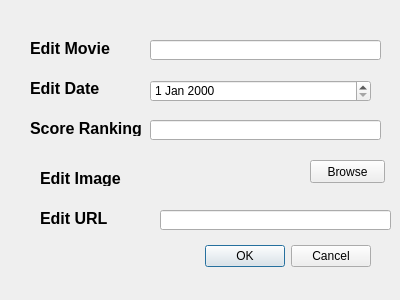
<?xml version="1.0" encoding="UTF-8"?>
<ui version="4.0">
 <class>EditDialog</class>
 <widget class="QDialog" name="EditDialog">
  <property name="geometry">
   <rect>
    <x>0</x>
    <y>0</y>
    <width>400</width>
    <height>300</height>
   </rect>
  </property>
  <property name="windowTitle">
   <string>Edit Dialog</string>
  </property>
  <widget class="QDialogButtonBox" name="btnBox">
   <property name="geometry">
    <rect>
     <x>30</x>
     <y>240</y>
     <width>341</width>
     <height>32</height>
    </rect>
   </property>
   <property name="orientation">
    <enum>Qt::Horizontal</enum>
   </property>
   <property name="standardButtons">
    <set>QDialogButtonBox::Cancel|QDialogButtonBox::Ok</set>
   </property>
  </widget>
  <widget class="QLabel" name="label_2">
   <property name="geometry">
    <rect>
     <x>30</x>
     <y>80</y>
     <width>101</width>
     <height>16</height>
    </rect>
   </property>
   <property name="font">
    <font>
     <pointsize>12</pointsize>
     <weight>75</weight>
     <bold>true</bold>
    </font>
   </property>
   <property name="text">
    <string>Edit Date</string>
   </property>
  </widget>
  <widget class="QLineEdit" name="txtUrl">
   <property name="geometry">
    <rect>
     <x>160</x>
     <y>210</y>
     <width>231</width>
     <height>20</height>
    </rect>
   </property>
  </widget>
  <widget class="QLabel" name="label_5">
   <property name="geometry">
    <rect>
     <x>40</x>
     <y>170</y>
     <width>101</width>
     <height>16</height>
    </rect>
   </property>
   <property name="font">
    <font>
     <pointsize>12</pointsize>
     <weight>75</weight>
     <bold>true</bold>
    </font>
   </property>
   <property name="text">
    <string>Edit Image</string>
   </property>
  </widget>
  <widget class="QLineEdit" name="txtName">
   <property name="geometry">
    <rect>
     <x>150</x>
     <y>40</y>
     <width>231</width>
     <height>20</height>
    </rect>
   </property>
  </widget>
  <widget class="QLabel" name="label">
   <property name="geometry">
    <rect>
     <x>30</x>
     <y>40</y>
     <width>101</width>
     <height>16</height>
    </rect>
   </property>
   <property name="font">
    <font>
     <pointsize>12</pointsize>
     <weight>75</weight>
     <bold>true</bold>
    </font>
   </property>
   <property name="text">
    <string>Edit Movie</string>
   </property>
  </widget>
  <widget class="QDateEdit" name="txtDate">
   <property name="geometry">
    <rect>
     <x>150</x>
     <y>80</y>
     <width>221</width>
     <height>22</height>
    </rect>
   </property>
  </widget>
  <widget class="QLineEdit" name="txtScore">
   <property name="geometry">
    <rect>
     <x>150</x>
     <y>120</y>
     <width>231</width>
     <height>20</height>
    </rect>
   </property>
  </widget>
  <widget class="QLabel" name="label_3">
   <property name="geometry">
    <rect>
     <x>30</x>
     <y>120</y>
     <width>121</width>
     <height>16</height>
    </rect>
   </property>
   <property name="font">
    <font>
     <pointsize>12</pointsize>
     <weight>75</weight>
     <bold>true</bold>
    </font>
   </property>
   <property name="text">
    <string>Score Ranking</string>
   </property>
  </widget>
  <widget class="QLabel" name="label_4">
   <property name="geometry">
    <rect>
     <x>40</x>
     <y>210</y>
     <width>101</width>
     <height>16</height>
    </rect>
   </property>
   <property name="font">
    <font>
     <pointsize>12</pointsize>
     <weight>75</weight>
     <bold>true</bold>
    </font>
   </property>
   <property name="text">
    <string>Edit URL</string>
   </property>
  </widget>
  <widget class="QPushButton" name="pushButton">
   <property name="geometry">
    <rect>
     <x>310</x>
     <y>160</y>
     <width>75</width>
     <height>23</height>
    </rect>
   </property>
   <property name="text">
    <string>Browse</string>
   </property>
  </widget>
 </widget>
 <resources/>
 <connections>
  <connection>
   <sender>btnBox</sender>
   <signal>accepted()</signal>
   <receiver>EditDialog</receiver>
   <slot>accept()</slot>
   <hints>
    <hint type="sourcelabel">
     <x>248</x>
     <y>254</y>
    </hint>
    <hint type="destinationlabel">
     <x>157</x>
     <y>274</y>
    </hint>
   </hints>
  </connection>
  <connection>
   <sender>btnBox</sender>
   <signal>rejected()</signal>
   <receiver>EditDialog</receiver>
   <slot>reject()</slot>
   <hints>
    <hint type="sourcelabel">
     <x>316</x>
     <y>260</y>
    </hint>
    <hint type="destinationlabel">
     <x>286</x>
     <y>274</y>
    </hint>
   </hints>
  </connection>
 </connections>
</ui>
